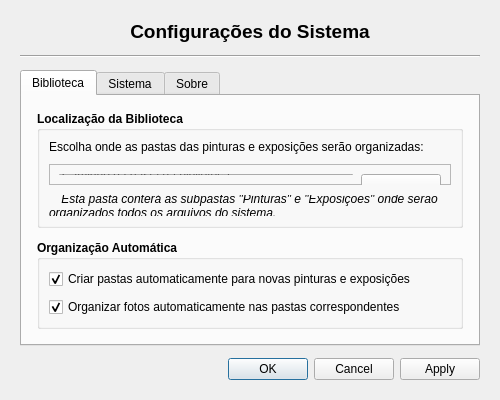
<?xml version="1.0" encoding="UTF-8"?>
<ui version="4.0">
 <class>ConfigDialog</class>
 <widget class="QDialog" name="ConfigDialog">
  <property name="geometry">
   <rect>
    <x>0</x>
    <y>0</y>
    <width>500</width>
    <height>400</height>
   </rect>
  </property>
  <property name="minimumSize">
   <size>
    <width>500</width>
    <height>400</height>
   </size>
  </property>
  <property name="maximumSize">
   <size>
    <width>600</width>
    <height>500</height>
   </size>
  </property>
  <property name="windowTitle">
   <string>Configurações do Sistema</string>
  </property>
  <property name="modal">
   <bool>true</bool>
  </property>
  <layout class="QVBoxLayout" name="mainLayout">
   <property name="spacing">
    <number>12</number>
   </property>
   <property name="leftMargin">
    <number>20</number>
   </property>
   <property name="topMargin">
    <number>20</number>
   </property>
   <property name="rightMargin">
    <number>20</number>
   </property>
   <property name="bottomMargin">
    <number>20</number>
   </property>
   <item>
    <widget class="QLabel" name="titleLabel">
     <property name="font">
      <font>
       <pointsize>14</pointsize>
       <weight>75</weight>
       <bold>true</bold>
      </font>
     </property>
     <property name="text">
      <string>Configurações do Sistema</string>
     </property>
     <property name="alignment">
      <set>Qt::AlignCenter</set>
     </property>
    </widget>
   </item>
   <item>
    <widget class="Line" name="line">
     <property name="orientation">
      <enum>Qt::Horizontal</enum>
     </property>
    </widget>
   </item>
   <item>
    <widget class="QTabWidget" name="configTabWidget">
     <property name="currentIndex">
      <number>0</number>
     </property>
     <widget class="QWidget" name="bibliotecaTab">
      <attribute name="title">
       <string>Biblioteca</string>
      </attribute>
      <layout class="QVBoxLayout" name="bibliotecaLayout">
       <property name="spacing">
        <number>12</number>
       </property>
       <property name="leftMargin">
        <number>15</number>
       </property>
       <property name="topMargin">
        <number>15</number>
       </property>
       <property name="rightMargin">
        <number>15</number>
       </property>
       <property name="bottomMargin">
        <number>15</number>
       </property>
       <item>
        <widget class="QGroupBox" name="bibliotecaGroupBox">
         <property name="title">
          <string>Localização da Biblioteca</string>
         </property>
         <property name="font">
          <font>
           <weight>75</weight>
           <bold>true</bold>
          </font>
         </property>
         <layout class="QVBoxLayout" name="bibliotecaGroupLayout">
          <property name="spacing">
           <number>10</number>
          </property>
          <item>
           <widget class="QLabel" name="bibliotecaDescLabel">
            <property name="font">
             <font>
              <weight>50</weight>
              <bold>false</bold>
             </font>
            </property>
            <property name="text">
             <string>Escolha onde as pastas das pinturas e exposições serão organizadas:</string>
            </property>
            <property name="wordWrap">
             <bool>true</bool>
            </property>
           </widget>
          </item>
          <item>
           <widget class="QFrame" name="pathFrame">
            <property name="frameShape">
             <enum>QFrame::StyledPanel</enum>
            </property>
            <layout class="QHBoxLayout" name="pathLayout">
             <property name="spacing">
              <number>8</number>
             </property>
             <item>
              <widget class="QLineEdit" name="bibliotecaPathEdit">
               <property name="font">
                <font>
                 <weight>50</weight>
                 <bold>false</bold>
                </font>
               </property>
               <property name="placeholderText">
                <string>Caminho da pasta da biblioteca...</string>
               </property>
               <property name="readOnly">
                <bool>true</bool>
               </property>
              </widget>
             </item>
             <item>
              <widget class="QPushButton" name="bibliotecaBrowseBtn">
               <property name="minimumSize">
                <size>
                 <width>80</width>
                 <height>32</height>
                </size>
               </property>
               <property name="font">
                <font>
                 <weight>50</weight>
                 <bold>false</bold>
                </font>
               </property>
               <property name="text">
                <string>Procurar...</string>
               </property>
              </widget>
             </item>
            </layout>
           </widget>
          </item>
          <item>
           <widget class="QLabel" name="bibliotecaInfoLabel">
            <property name="font">
             <font>
              <pointsize>9</pointsize>
              <weight>50</weight>
              <bold>false</bold>
              <italic>true</italic>
             </font>
            </property>
            <property name="text">
             <string>💡 Esta pasta conterá as subpastas "Pinturas" e "Exposições" onde serão organizados todos os arquivos do sistema.</string>
            </property>
            <property name="wordWrap">
             <bool>true</bool>
            </property>
           </widget>
          </item>
         </layout>
        </widget>
       </item>
       <item>
        <widget class="QGroupBox" name="organizacaoGroupBox">
         <property name="title">
          <string>Organização Automática</string>
         </property>
         <property name="font">
          <font>
           <weight>75</weight>
           <bold>true</bold>
          </font>
         </property>
         <layout class="QVBoxLayout" name="organizacaoLayout">
          <property name="spacing">
           <number>8</number>
          </property>
          <item>
           <widget class="QCheckBox" name="criarPastasCheckBox">
            <property name="font">
             <font>
              <weight>50</weight>
              <bold>false</bold>
             </font>
            </property>
            <property name="text">
             <string>Criar pastas automaticamente para novas pinturas e exposições</string>
            </property>
            <property name="checked">
             <bool>true</bool>
            </property>
           </widget>
          </item>
          <item>
           <widget class="QCheckBox" name="organizarFotosCheckBox">
            <property name="font">
             <font>
              <weight>50</weight>
              <bold>false</bold>
             </font>
            </property>
            <property name="text">
             <string>Organizar fotos automaticamente nas pastas correspondentes</string>
            </property>
            <property name="checked">
             <bool>true</bool>
            </property>
           </widget>
          </item>
         </layout>
        </widget>
       </item>
       <item>
        <spacer name="bibliotecaSpacer">
         <property name="orientation">
          <enum>Qt::Vertical</enum>
         </property>
         <property name="sizeHint" stdset="0">
          <size>
           <width>20</width>
           <height>40</height>
          </size>
         </property>
        </spacer>
       </item>
      </layout>
     </widget>
     <widget class="QWidget" name="sistemaTab">
      <attribute name="title">
       <string>Sistema</string>
      </attribute>
      <layout class="QVBoxLayout" name="sistemaLayout">
       <property name="spacing">
        <number>12</number>
       </property>
       <property name="leftMargin">
        <number>15</number>
       </property>
       <property name="topMargin">
        <number>15</number>
       </property>
       <property name="rightMargin">
        <number>15</number>
       </property>
       <property name="bottomMargin">
        <number>15</number>
       </property>
       <item>
        <widget class="QGroupBox" name="bancoDadosGroupBox">
         <property name="title">
          <string>Banco de Dados</string>
         </property>
         <property name="font">
          <font>
           <weight>75</weight>
           <bold>true</bold>
          </font>
         </property>
         <layout class="QVBoxLayout" name="bancoDadosLayout">
          <property name="spacing">
           <number>10</number>
          </property>
          <item>
           <widget class="QLabel" name="bancoStatusLabel">
            <property name="font">
             <font>
              <weight>50</weight>
              <bold>false</bold>
             </font>
            </property>
            <property name="text">
             <string>Status: Conectado ✅</string>
            </property>
           </widget>
          </item>
          <item>
           <widget class="QLabel" name="bancoPathLabel">
            <property name="font">
             <font>
              <pointsize>9</pointsize>
              <weight>50</weight>
              <bold>false</bold>
             </font>
            </property>
            <property name="text">
             <string>Localização: Data/Data.db</string>
            </property>
           </widget>
          </item>
          <item>
           <widget class="QFrame" name="bancoButtonsFrame">
            <property name="frameShape">
             <enum>QFrame::NoFrame</enum>
            </property>
            <layout class="QHBoxLayout" name="bancoButtonsLayout">
             <item>
              <widget class="QPushButton" name="testarConexaoBtn">
               <property name="minimumSize">
                <size>
                 <width>100</width>
                 <height>32</height>
                </size>
               </property>
               <property name="font">
                <font>
                 <weight>50</weight>
                 <bold>false</bold>
                </font>
               </property>
               <property name="text">
                <string>Testar Conexão</string>
               </property>
              </widget>
             </item>
             <item>
              <spacer name="bancoButtonsSpacer">
               <property name="orientation">
                <enum>Qt::Horizontal</enum>
               </property>
               <property name="sizeHint" stdset="0">
                <size>
                 <width>40</width>
                 <height>20</height>
                </size>
               </property>
              </spacer>
             </item>
            </layout>
           </widget>
          </item>
         </layout>
        </widget>
       </item>
       <item>
        <widget class="QGroupBox" name="interfaceGroupBox">
         <property name="title">
          <string>Interface</string>
         </property>
         <property name="font">
          <font>
           <weight>75</weight>
           <bold>true</bold>
          </font>
         </property>
         <layout class="QVBoxLayout" name="interfaceLayout">
          <property name="spacing">
           <number>8</number>
          </property>
          <item>
           <widget class="QCheckBox" name="mostrarDetalhesCheckBox">
            <property name="font">
             <font>
              <weight>50</weight>
              <bold>false</bold>
             </font>
            </property>
            <property name="text">
             <string>Mostrar painel de detalhes por padrão</string>
            </property>
            <property name="checked">
             <bool>true</bool>
            </property>
           </widget>
          </item>
          <item>
           <widget class="QCheckBox" name="confirmarExclusaoCheckBox">
            <property name="font">
             <font>
              <weight>50</weight>
              <bold>false</bold>
             </font>
            </property>
            <property name="text">
             <string>Sempre confirmar antes de excluir itens</string>
            </property>
            <property name="checked">
             <bool>true</bool>
            </property>
           </widget>
          </item>
         </layout>
        </widget>
       </item>
       <item>
        <spacer name="sistemaSpacer">
         <property name="orientation">
          <enum>Qt::Vertical</enum>
         </property>
         <property name="sizeHint" stdset="0">
          <size>
           <width>20</width>
           <height>40</height>
          </size>
         </property>
        </spacer>
       </item>
      </layout>
     </widget>
     <widget class="QWidget" name="sobreTab">
      <attribute name="title">
       <string>Sobre</string>
      </attribute>
      <layout class="QVBoxLayout" name="sobreLayout">
       <property name="spacing">
        <number>15</number>
       </property>
       <property name="leftMargin">
        <number>15</number>
       </property>
       <property name="topMargin">
        <number>15</number>
       </property>
       <property name="rightMargin">
        <number>15</number>
       </property>
       <property name="bottomMargin">
        <number>15</number>
       </property>
       <item>
        <widget class="QLabel" name="appIconLabel">
         <property name="minimumSize">
          <size>
           <width>80</width>
           <height>80</height>
          </size>
         </property>
         <property name="maximumSize">
          <size>
           <width>80</width>
           <height>80</height>
          </size>
         </property>
         <property name="text">
          <string>🎨</string>
         </property>
         <property name="alignment">
          <set>Qt::AlignCenter</set>
         </property>
         <property name="font">
          <font>
           <pointsize>36</pointsize>
          </font>
         </property>
        </widget>
       </item>
       <item>
        <widget class="QLabel" name="appNameLabel">
         <property name="font">
          <font>
           <pointsize>16</pointsize>
           <weight>75</weight>
           <bold>true</bold>
          </font>
         </property>
         <property name="text">
          <string>Gerenciador de Pinturas</string>
         </property>
         <property name="alignment">
          <set>Qt::AlignCenter</set>
         </property>
        </widget>
       </item>
       <item>
        <widget class="QLabel" name="appVersionLabel">
         <property name="font">
          <font>
           <pointsize>10</pointsize>
          </font>
         </property>
         <property name="text">
          <string>Versão 2.0</string>
         </property>
         <property name="alignment">
          <set>Qt::AlignCenter</set>
         </property>
        </widget>
       </item>
       <item>
        <widget class="Line" name="line_2">
         <property name="orientation">
          <enum>Qt::Horizontal</enum>
         </property>
        </widget>
       </item>
       <item>
        <widget class="QLabel" name="appDescLabel">
         <property name="text">
          <string>Sistema completo para gerenciamento de pinturas, exposições e séries artísticas. 

Desenvolvido para organizar e catalogar obras de arte com recursos avançados de busca e gestão de arquivos.</string>
         </property>
         <property name="wordWrap">
          <bool>true</bool>
         </property>
         <property name="alignment">
          <set>Qt::AlignCenter</set>
         </property>
        </widget>
       </item>
       <item>
        <widget class="QLabel" name="appAuthorLabel">
         <property name="font">
          <font>
           <pointsize>9</pointsize>
           <italic>true</italic>
          </font>
         </property>
         <property name="text">
          <string>Desenvolvido com PyQt5 e SQLite</string>
         </property>
         <property name="alignment">
          <set>Qt::AlignCenter</set>
         </property>
        </widget>
       </item>
       <item>
        <spacer name="sobreSpacer">
         <property name="orientation">
          <enum>Qt::Vertical</enum>
         </property>
         <property name="sizeHint" stdset="0">
          <size>
           <width>20</width>
           <height>40</height>
          </size>
         </property>
        </spacer>
       </item>
      </layout>
     </widget>
    </widget>
   </item>
   <item>
    <widget class="QDialogButtonBox" name="buttonBox">
     <property name="orientation">
      <enum>Qt::Horizontal</enum>
     </property>
     <property name="standardButtons">
      <set>QDialogButtonBox::Apply|QDialogButtonBox::Cancel|QDialogButtonBox::Ok</set>
     </property>
    </widget>
   </item>
  </layout>
 </widget>
 <resources/>
 <connections>
  <connection>
   <sender>buttonBox</sender>
   <signal>accepted()</signal>
   <receiver>ConfigDialog</receiver>
   <slot>accept()</slot>
   <hints>
    <hint type="sourcelabel">
     <x>248</x>
     <y>254</y>
    </hint>
    <hint type="destinationlabel">
     <x>157</x>
     <y>274</y>
    </hint>
   </hints>
  </connection>
  <connection>
   <sender>buttonBox</sender>
   <signal>rejected()</signal>
   <receiver>ConfigDialog</receiver>
   <slot>reject()</slot>
   <hints>
    <hint type="sourcelabel">
     <x>316</x>
     <y>260</y>
    </hint>
    <hint type="destinationlabel">
     <x>286</x>
     <y>274</y>
    </hint>
   </hints>
  </connection>
 </connections>
</ui>
